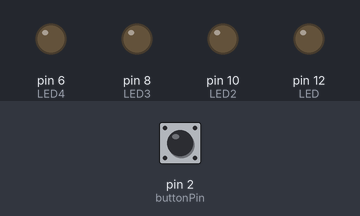
The sketch below on a simulated Arduino Uno, built with avr-gcc and run on an emulated ATmega328P. Shown: output pins drawn as LEDs (lit = HIGH). The test bench sets the inputs (shaded band); at power-on: pin 2 (buttonPin) LOW.

Above: at 1.2 s.
1.3 s: pin 2 (buttonPin) pulled HIGH for 0.15 s
At 9.1 s:
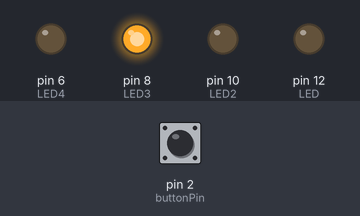
At 14.4 s:
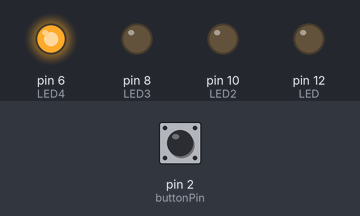
Timing chart, 0 to 18.6 s (numbered marks = the images above; inputs shaded):
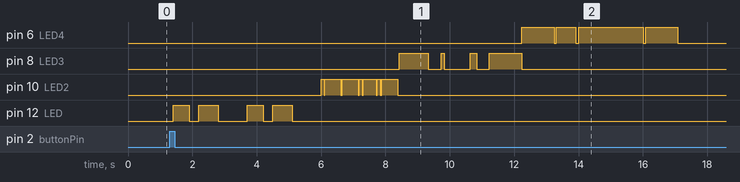

The sketch:

SS6_Spongeroth_Blink_Rythm.ino
```cpp
//Quincy Lewis_SS6_Blink_Rythm
//Sets up constant integer variables for pins (will not change)
const int buttonPin = 2;
const int LED = 12;
int LED2 = 10;
int LED3 = 8;
int LED4 = 6;

int buttonState = 0;

void setup() {
  // put your setup code here, to run once:
  pinMode(buttonPin, INPUT);
  pinMode(LED, OUTPUT);
  pinMode(LED2, OUTPUT);
  pinMode(LED3, OUTPUT);
  pinMode(LED4, OUTPUT);
}

void loop() {
  // put your main code here, to run repeatedly:
  buttonState = digitalRead(buttonPin);
  delay(100);

  if (buttonState == HIGH) {
    digitalWrite(LED, HIGH);
    delay(500);
    digitalWrite(LED, LOW);
    delay(300);
    digitalWrite(LED, HIGH);
    delay(600);
    digitalWrite(LED, LOW);
    delay(900);
    digitalWrite(LED, HIGH);
    delay(500);
    digitalWrite(LED, LOW);
    delay(300);
    digitalWrite(LED, HIGH);
    delay(600);
    digitalWrite(LED, LOW);
    delay(900);
    //LED2
    digitalWrite(LED2, HIGH);
    delay(100);
    digitalWrite(LED2, LOW);
    delay(10);
    digitalWrite(LED2, HIGH);
    delay(400);
    digitalWrite(LED2, LOW);
    delay(1);
    digitalWrite(LED2, HIGH);
    delay(100);
    digitalWrite(LED2, LOW);
    delay(40);
    digitalWrite(LED2, HIGH);
    delay(500);
    digitalWrite(LED2, LOW);
    delay(30);
    digitalWrite(LED2, HIGH);
    delay(100);
    digitalWrite(LED2, LOW);
    delay(30);
    digitalWrite(LED2, HIGH);
    delay(400);
    digitalWrite(LED2, LOW);
    delay(30);
    digitalWrite(LED2, HIGH);
    delay(100);
    digitalWrite(LED2, LOW);
    delay(40);
    digitalWrite(LED2, HIGH);
    delay(500);
    digitalWrite(LED2, LOW);
    delay(50);
    //LED3
    digitalWrite(LED3, HIGH);
    delay(900);
    digitalWrite(LED3, LOW);
    delay(400);
    digitalWrite(LED3, HIGH);
    delay(100);
    digitalWrite(LED3, LOW);
    delay(800);
    digitalWrite(LED3, HIGH);
    delay(200);
    digitalWrite(LED3, LOW);
    delay(400);
    digitalWrite(LED3, HIGH);
    delay(1000);
    digitalWrite(LED3, LOW);
    delay(10);
    //LED4
    digitalWrite(LED4, HIGH);
    delay(1000);
    digitalWrite(LED4, LOW);
    delay(70);
    digitalWrite(LED4, HIGH);
    delay(600);
    digitalWrite(LED4, LOW);
    delay(100);
    digitalWrite(LED4, HIGH);
    delay(2000);
    digitalWrite(LED4, LOW);
    delay(70);
    digitalWrite(LED4, HIGH);
    delay(1000);
    digitalWrite(LED4, LOW);
    delay(100);
  }
  else {
    digitalWrite(LED, LOW);
    digitalWrite(LED2, LOW);
    digitalWrite(LED3, LOW);
    digitalWrite(LED4, LOW);

  }

}
```

Measured:
- after the input at 1.3 s, pin 8 (LED3): LOW → HIGH after 7.1 s, → LOW 0.90 s later, → HIGH 0.40 s later, → LOW 0.10 s later, … (8 changes in this stretch); pin 12 (LED): LOW → HIGH after 0.10 s, → LOW 0.50 s later, → HIGH 0.30 s later, → LOW 0.60 s later, … (8 changes in this stretch)
